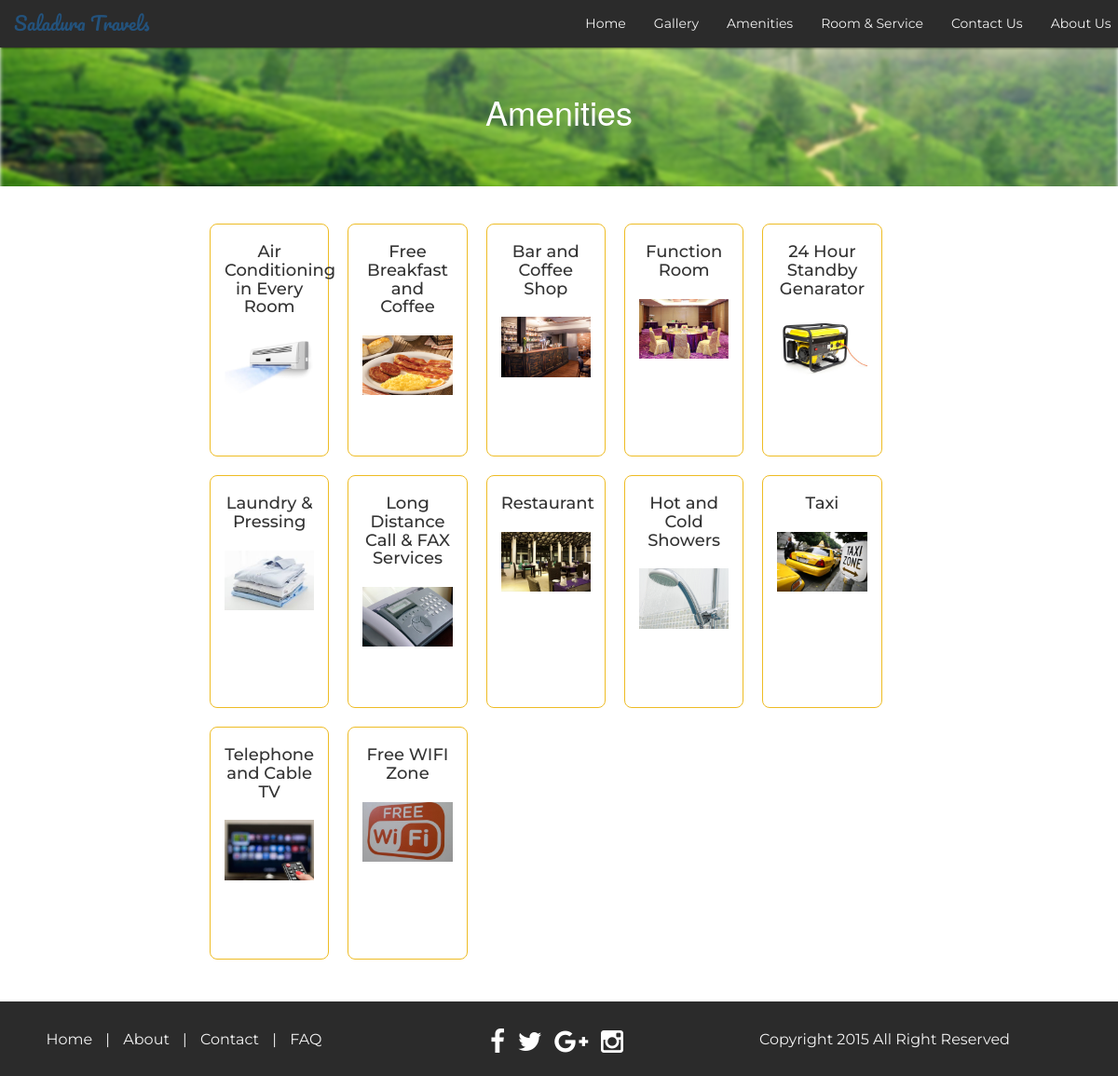
The app's page /Amenities.php with its own data.
### tables this page shows
CREATE TABLE `amenities` (
  `amenities_id` int(11) NOT NULL,
  `name` varchar(100) NOT NULL,
  `pic` varchar(100) NOT NULL,
  `des` text NOT NULL
);

### Amenities.php (the view, shortened to what this page needs)
<?php require "includes/header.php" ?>
<?php include "includes/navigation.php" ?>
<div class="booking-img">
<img src="images/covers/ama.jpg" style="margin-top:-2%">
<h1 class="center">Amenities</h1>
</div>
<div class="col-md-8 col-md-offset-2" style="margin-bottom : 35px;">
	<?php
	$result = mysql_query("SELECT * FROM amenities");
	while($row = mysql_fetch_array($result)) {
	$output	 =	'<div class="amenities col-md-2 center container ">';
	$output	.=	'<h4 >'.$row["name"].'</h4>';
	$output .=   '<input class="amenities_id" value="'.$row["amenities_id"].'" type="hidden">';
	$output	.=	'<div calss="container"><img src="images/'.$row["pic"].'" alt="" class="center am-img img img-responsive"></div></div>';
	echo $output;
	}
	?>
</div>
<?php include "includes/footer.php" ?>

### includes/header.php (shortened to what this page needs)
<!DOCTYPE html>
<html lang="en">
<head>
    <link href="css/bootstrap.min.css" rel="stylesheet">
    <link href="css/jquery-ui.min.css" rel="stylesheet">
    <link href="css/font-awesome.min.css" rel="stylesheet">
    <link href="css/animate.css" rel="stylesheet">
    <link href="css/bootstrap-datetimepicker.min.css" rel="stylesheet">
    <link href="css/custom.css" rel="stylesheet">
</head>
<body>
<div class="wrapper">

### includes/navigation.php (shortened to what this page needs)
<nav class="navbar navbar-custom navbar-fixed-top" role="navigation">
    <div class="navbar-header">
        <a class="navbar-brand title animated pulse" href="index.php">Saladura Travels</a>
    </div>
    <div class="collapse navbar-collapse navbar-ex1-collapse">
        <ul class="nav navbar-nav navbar-nav-custom navbar-right">
            <li><a href="index.php">Home</a></li>
            <li><a href="gallery.php">Gallery</a></li>
            <li><a href="Amenities.php">Amenities</a></li>
            <li><a href="rooms.php">Room & Service</a></li>
            <li><a href="contact_us.php">Contact Us </a></li>
            <li><a href="about_us.php">About Us&nbsp;&nbsp;</a></li>
        </ul>
    </div>
</nav>

### includes/footer.php (shortened to what this page needs)
</div>
<footer class="footer">
    <div class="col-sm-4 links center">
        <ul class="list list-inline">
            <li><a href="">Home</a></li>
            <li>|</li>
            <li><a href="">About</a></li>
            <li>|</li>
            <li><a href="">Contact</a></li>
            <li>|</li>
            <li><a href="">FAQ</a></li>
        </ul>
    </div>
    <div class="col-sm-4 social-icons center">
        <ul class="list list-inline">
            <li><a href=""><span class="fa fa-facebook fa-2x"></span></a></li>
            <li><a href=""><span class="fa fa-twitter fa-2x"></span></a></li>
            <li><a href=""><span class="fa fa-google-plus fa-2x"></span></a></li>
            <li><a href=""><span class="fa fa-instagram fa-2x"></span></a></li>
        </ul>
    </div>
    <div class="col-sm-4 copyrights">
    Copyright 2015 All Right Reserved
    </div>
</footer>
</body>
</html>

### css/custom.css (style rules this page uses)
html,body { margin: 0; height: 100%; }
body { overflow-x: hidden; }
.center { margin: 0 auto; text-align: center; }
.wrapper { min-height: 100% !important; margin-bottom: -80px; }
.wrapper:after { display: block; content: ""; }
.wrapper:after , footer { height : 80px; }
.navbar-custom { background: #2B2B2B; box-shadow: 1px 1px 2px rgba(0, 0, 0, 0.5); }
.navbar-nav-custom>li>a { color: #f2f2f2; font-family: 'Montserrat'; font-weight: 400; }
.title { font-family: 'Pacifico', 'sans-serif'; color: #eebc24; font-size: 20px; }
.footer { background-color: #2B2B2B; height: 80px; font-family: 'Montserrat'; clear: both; }
.links, .copyrights { color: #f2f2f2; font-size: 16px; margin-top: 30px; }
.links a { text-decoration: none; color: #f2f2f2; }
.social-icons { margin-top : 30px; }
.social-icons span { color: white; }
.booking-img { width: 100%; height: 200px; overflow: hidden ; position: relative; margin-bottom: 30px; }
.booking-img img { width: 100%; height: auto; -webkit-filter: blur(2px); filter: blur(2px); margin-top: -12%; }
.booking-img h1 { position: absolute; top:50%; right: 0; left:0; color: white; }
.amenities { border: 1px solid #eebc24; margin: 10px; border-radius: 8px; font-family: 'Montserrat'; height: 250px; }
.am-img { margin-bottom: 20px; }
.amenities h4 { margin : 20px auto; }

### records on screen
amenities: name "Air Conditioning in Every Room", pic (picture)
amenities: name "Free Breakfast and Coffee", pic (picture)
amenities: name "Bar and Coffee Shop", pic (picture)
amenities: name "Function Room", pic (picture)
amenities: name "24 Hour Standby Genarator", pic (picture)
amenities: name "Laundry & Pressing", pic (picture)
amenities: name "Long Distance Call & FAX Services", pic (picture)
amenities: name "Restaurant", pic (picture)
amenities: name "Hot and Cold Showers", pic (picture)
amenities: name "Taxi", pic (picture)
amenities: name "Telephone and Cable TV", pic (picture)
amenities: name "Free WIFI Zone", pic (picture)
